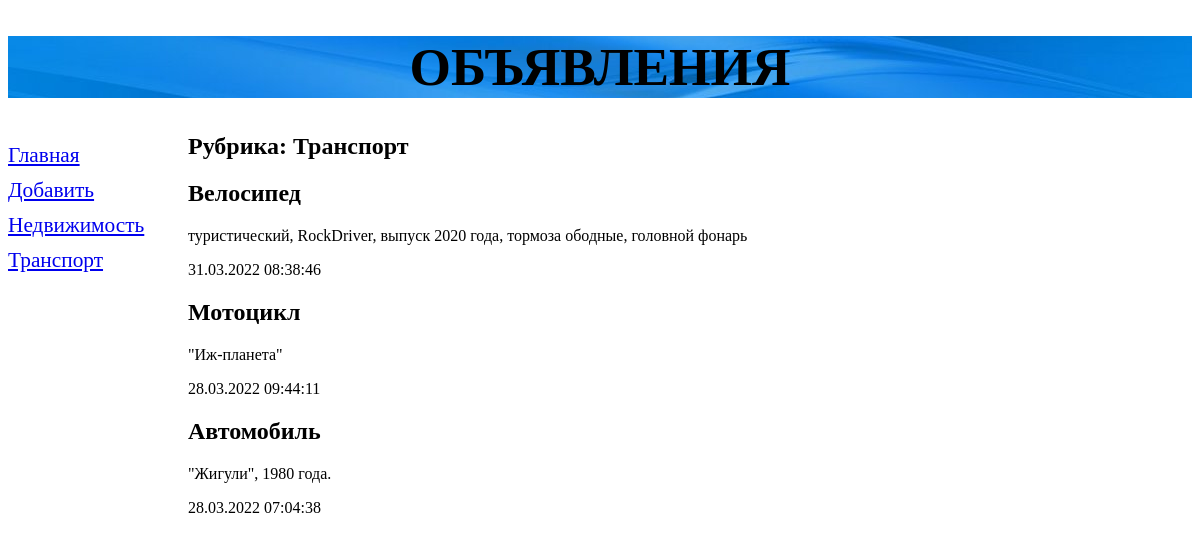
Page /2/ on the committed database.
### bboard/models.py (models this page shows, shortened)
class Rubric(models.Model):
    name = models.CharField(max_length=20, db_index=True, verbose_name='Название')
    class Meta:
        verbose_name_plural = "Рубрики"
        verbose_name        = "Рубрика"
        ordering            = ['name']

class Bb(models.Model):
    title       = models.CharField(max_length=50, verbose_name='Товар')
    content     = models.TextField(null=True, blank=True, verbose_name='Описание')
    price       = models.FloatField(null=True, blank=True, verbose_name='Цена')
    published   = models.DateTimeField(auto_now_add=True, db_index=True, verbose_name='Опубликовано')
    rubric      = models.ForeignKey('Rubric', null=True, verbose_name='Рубрика', on_delete=models.PROTECT)
    class Meta:
        verbose_name_plural = "Объявления"
        verbose_name        = "Объявление"
        ordering            = ['-published']

### bboard/views.py (the view)
# urls.py: path('<int:rubric_id>/', views.by_rubric, name='by_rubric'),
def by_rubric(request, rubric_id):
    bbs             = Bb.objects.filter(rubric=rubric_id)
    rubrics         = Rubric.objects.all()
    current_rubric  = Rubric.objects.get(pk=rubric_id)
    context         = {
        'bbs': bbs,
        'rubrics': rubrics,
        'current_rubric': current_rubric}
    return render(request, 'bboard/by_rubric.html', context=context)

### bboard/templates/bboard/by_rubric.html
{% extends 'layout/basic.html' %}
{% block content %}
    <h2>Рубрика: {{ current_rubric.name }}</h2>
    {%for bb in bbs %}
        <div>
            <h2>{{ bb.title|title }}</h2>
            <p>{{ bb.content }}</p>
            <p>{{ bb.published|date:'d.m.Y H:i:s' }}</p>
        </div>
    {% endfor %}
{% endblock content %}

### bboard/templates/layout/basic.html (shortened to what this page needs)
{% load static %}
<!DOCTYPE html>
<html>
    <head>
        <link rel="stylesheet" type="text/css" href="{% static 'bboard/style.css' %}">
    </head>
    <body>
        <header>
            <h1>Объявления</h1>
        </header>
        <nav>
            <a href="{% url 'index' %}">Главная</a>
            <a href="{% url 'add' %}">Добавить</a>
            {% for rubric in rubrics %}
                <a href="{% url 'by_rubric' rubric.pk %}">
                    {{ rubric.name }}
                </a>
            {% endfor %}
        </nav>
        <section>
            {% block content %}
            {% endblock content %}
        </section>
    </body>
</html>

### bboard/static/bboard/style.css (style rules this page uses)
header h1 { font-size: 40pt; text-transform: uppercase; text-align: center; background: url('bg.jpg') left / auto no-repeat; }
nav { font-size: 16pt; width: 150px; float: left; }
nav a { display: block; margin: 10px 0px; }
section { margin-left: 180px; }

### rows in the picture
Rubric: name "Недвижимость"
Rubric: name "Транспорт"
Bb: title "Велосипед", content "туристический, RockDriver, выпуск 2020 года, тормоза ободные, головной фонарь", published "31.03.2022 08:38:46"
Bb: title "Мотоцикл", content "\"Иж-планета\"", published "28.03.2022 09:44:11"
Bb: title "Автомобиль", content "\"Жигули\", 1980 года.", published "28.03.2022 07:04:38"
